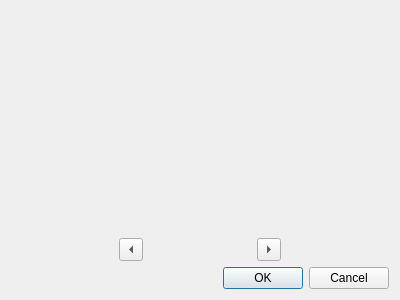
<?xml version="1.0" encoding="UTF-8"?>
<ui version="4.0">
 <class>EditDialog</class>
 <widget class="QDialog" name="EditDialog">
  <property name="geometry">
   <rect>
    <x>0</x>
    <y>0</y>
    <width>400</width>
    <height>300</height>
   </rect>
  </property>
  <property name="windowTitle">
   <string>Edit</string>
  </property>
  <layout class="QVBoxLayout" name="verticalLayout_2">
   <item>
    <layout class="QVBoxLayout" name="verticalLayout" stretch="1,0">
     <item>
      <layout class="QHBoxLayout" name="horizontalLayout" stretch="0">
       <item>
        <widget class="QLabel" name="displayedImage">
         <property name="text">
          <string/>
         </property>
        </widget>
       </item>
      </layout>
     </item>
     <item>
      <layout class="QHBoxLayout" name="horizontalLayout_2">
       <item>
        <widget class="QToolButton" name="goPreviousButton">
         <property name="text">
          <string>...</string>
         </property>
         <property name="arrowType">
          <enum>Qt::LeftArrow</enum>
         </property>
        </widget>
       </item>
       <item>
        <widget class="QToolButton" name="goNextButton">
         <property name="text">
          <string>...</string>
         </property>
         <property name="arrowType">
          <enum>Qt::RightArrow</enum>
         </property>
        </widget>
       </item>
      </layout>
     </item>
    </layout>
   </item>
   <item>
    <widget class="QDialogButtonBox" name="buttonBox">
     <property name="orientation">
      <enum>Qt::Horizontal</enum>
     </property>
     <property name="standardButtons">
      <set>QDialogButtonBox::Cancel|QDialogButtonBox::Ok</set>
     </property>
    </widget>
   </item>
  </layout>
 </widget>
 <resources/>
 <connections>
  <connection>
   <sender>buttonBox</sender>
   <signal>accepted()</signal>
   <receiver>EditDialog</receiver>
   <slot>accept()</slot>
   <hints>
    <hint type="sourcelabel">
     <x>248</x>
     <y>254</y>
    </hint>
    <hint type="destinationlabel">
     <x>157</x>
     <y>274</y>
    </hint>
   </hints>
  </connection>
  <connection>
   <sender>buttonBox</sender>
   <signal>rejected()</signal>
   <receiver>EditDialog</receiver>
   <slot>reject()</slot>
   <hints>
    <hint type="sourcelabel">
     <x>316</x>
     <y>260</y>
    </hint>
    <hint type="destinationlabel">
     <x>286</x>
     <y>274</y>
    </hint>
   </hints>
  </connection>
 </connections>
</ui>
